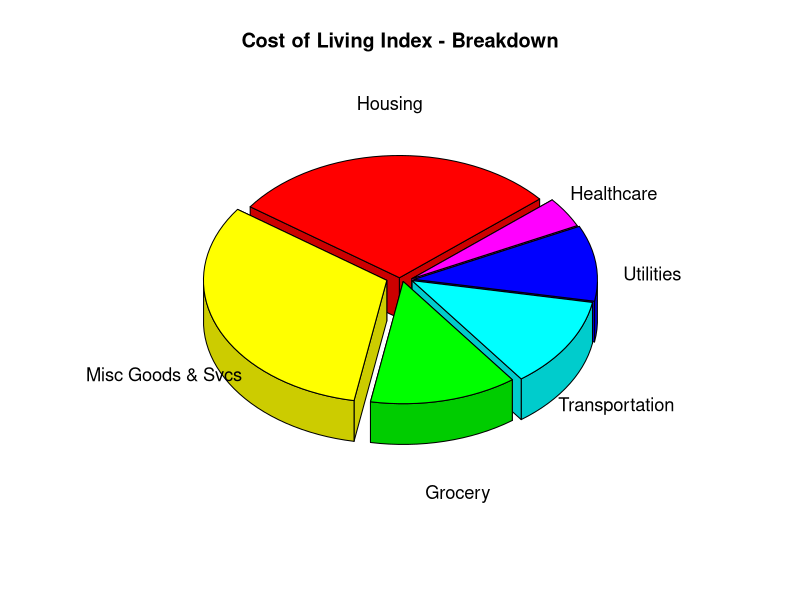
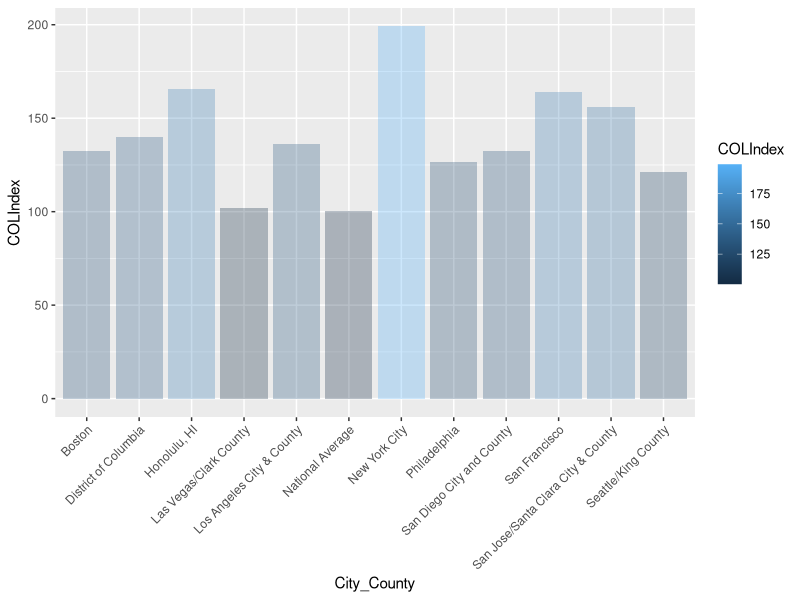

These figures' R source, in order:
library(plotrix)
library(ggplot2)
library(reshape2)

# plot 3-D pie chart of the Cost of Living Index components
COLIndex <- data.frame(group=c("Housing", "Misc Goods & Svcs", "Grocery", "Transportation", "Utilities", "Healthcare"), FR=c(29,32,13,12, 10, 4))
pie3D(COLIndex$FR, labels = COLIndex$group, main = "Cost of Living Index - Breakdown", explode=0.07, radius=.9, labelcex = 1.1,  start=0.7, theta=pi/3)

COL_Cities <- read.csv("../Datasets/COL_Details_SelectCities.csv")

COL_Plot <- ggplot(COL_Cities)
COL_Plot <- COL_Plot + geom_bar(aes(City_County, COLIndex, group=1, fill=COLIndex), alpha=0.3, stat = "identity") 
#COL_Plot <- COL_Plot + geom_bar(aes(City_County, Housing, group=1), alpha=0.3, stat = "identity", color="red")

COL_Plot <- COL_Plot + theme(axis.text.x = element_text(angle=45, hjust=1))

COL_Plot

